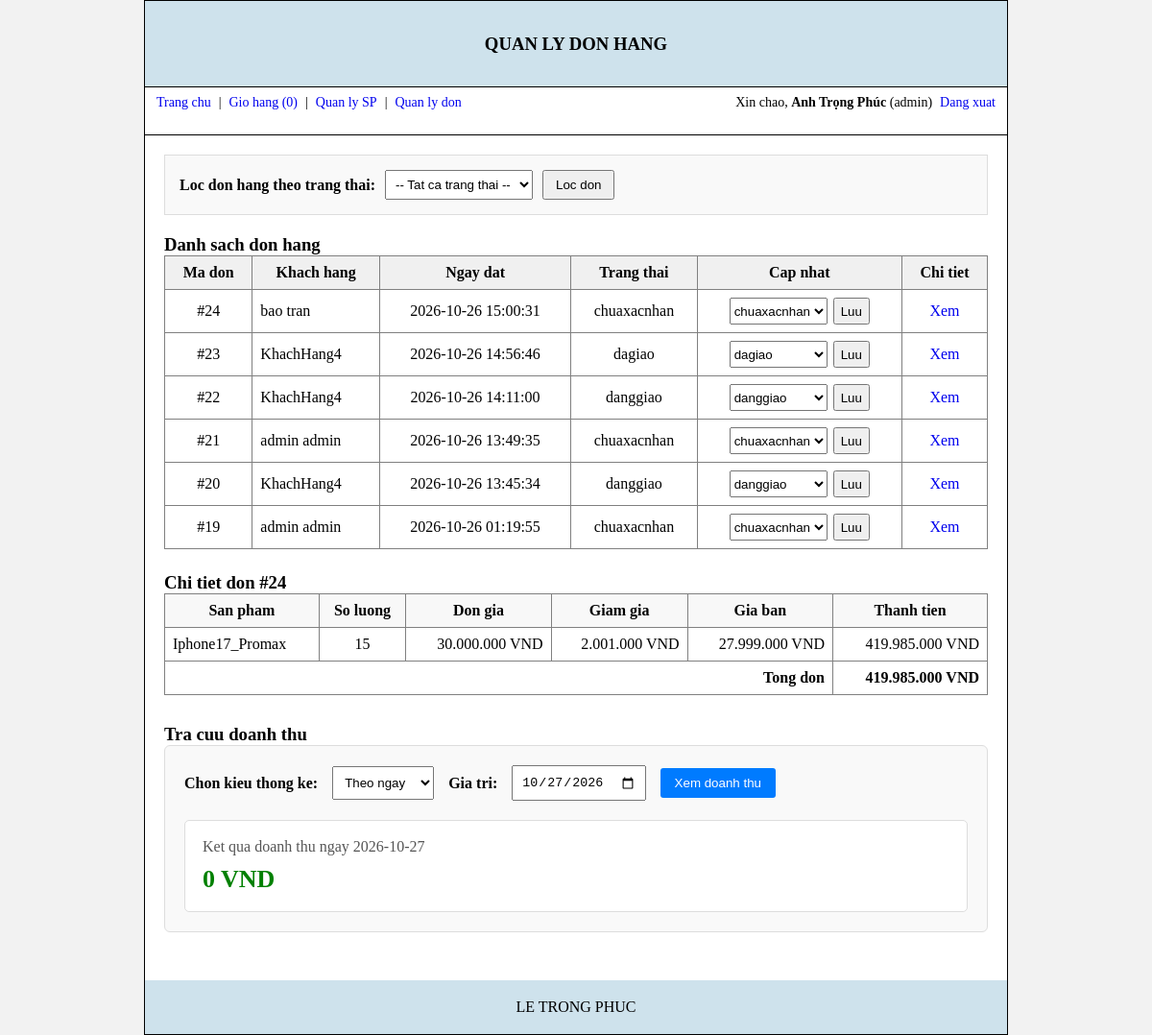
/admin_quanly.php?iddh=24 (signed in), run on the app's committed database.
### tables this page shows
CREATE TABLE `dathang` (
  `iddh` int(10) NOT NULL auto_increment,
  `idkh` varchar(10) default NULL,
  `id_nhanvien` varchar(10) default NULL,
  `ngaydatdathang` datetime default NULL,
  `thietlaplayngaygiaomacdinh` date default NULL,
  `trangthai` varchar(20) default 'chuaxacnhan',
  PRIMARY KEY  (`iddh`),
  KEY `idkh` (`idkh`)
);

CREATE TABLE `khachhang` (
  `idkh` varchar(10) NOT NULL,
  `email` varchar(50) NOT NULL,
  `password` varchar(50) NOT NULL,
  `hodem` varchar(50) default NULL,
  `ten` varchar(50) default NULL,
  `diachi` varchar(100) default NULL,
  `diachinhanhang` varchar(100) default NULL,
  `dienthoai` varchar(15) default NULL,
  PRIMARY KEY  (`idkh`)
);

CREATE TABLE `dathang_chitiet` (
  `iddh` varchar(10) NOT NULL,
  `idsp` varchar(10) NOT NULL,
  `soluong` int(11) NOT NULL,
  `dongia` decimal(10,2) NOT NULL,
  `giamgia` decimal(10,2) default '0.00',
  PRIMARY KEY  (`iddh`,`idsp`)
);

CREATE TABLE `sanpham` (
  `idsp` int(11) NOT NULL auto_increment,
  `ten` varchar(255) default NULL,
  `gia` int(11) default NULL,
  `mota` text,
  `idcty` int(11) default NULL,
  `giamgia` int(11) default '0',
  `hinh` varchar(255) default NULL,
  PRIMARY KEY  (`idsp`)
);

### classtmdt/clskhachhang.php (called while the page is built, shortened)
<?php
class khachhang extends csdltmdt
{
public function XemDanhSachDonHangTheoTrangThai($trangthai = 'all')
{
    $conn = $this->connect();
    $sql = "SELECT dh.*, kh.hodem, kh.ten,
                   kh.diachinhanhang, kh.dienthoai
            FROM dathang dh
            LEFT JOIN khachhang kh ON dh.idkh = kh.idkh";
    $sql .= " ORDER BY dh.iddh DESC";
    $kq = $conn->query($sql);
    return $kq;
}
    public function XemChiTietDonHang($iddh)
    {
        $conn = $this->connect();
        $iddh = intval($iddh);
        $sql = "SELECT ct.*, sp.ten, (ct.dongia - ct.giamgia) as giaban
                FROM dathang_chitiet ct
                LEFT JOIN sanpham sp ON ct.idsp = sp.idsp
                WHERE ct.iddh = $iddh";
        return $conn->query($sql);
    }
    public function TinhDoanhThuTheoNgayCuThe($ngay)
    {
        $conn = $this->connect();
        $ngay = mysqli_real_escape_string($conn, trim($ngay));
        $sql = "SELECT SUM(ct.soluong * (ct.dongia - ct.giamgia)) as doanhthu
                FROM dathang dh
                JOIN dathang_chitiet ct ON dh.iddh = ct.iddh
                WHERE LOWER(TRIM(dh.trangthai)) NOT IN ('dahuy', 'đã hủy', 'da huy', 'đã huỷ')
                AND DATE(dh.ngaydatdathang) = '$ngay'";
        $kq = $conn->query($sql);
        if ($kq && $row = $kq->fetch_assoc()) {
            return $row['doanhthu'] ? $row['doanhthu'] : 0;
        }
        return 0;
    }
}
?>

### admin_quanly.php (the view, shortened to what this page needs)
<?php
include("classtmdt/clskhachhang.php");
$p = new khachhang();
function layTenHienThi($user)
{
    $hoDem = trim(isset($user['hodem']) ? $user['hodem'] : '');
    $ten = trim(isset($user['ten']) ? $user['ten'] : '');
    return $hoDem . ' ' . $ten;
}
$isAdmin = isset($_SESSION['user']) && isset($_SESSION['user']['phanquyen']) && $_SESSION['user']['phanquyen'] === 'admin';
$soLuongGioHang = 0;
$iddhXem = isset($_GET['iddh']) ? intval($_GET['iddh']) : 0;
$trangThaiLoc = isset($_GET['trangthai_loc']) ? trim($_GET['trangthai_loc']) : 'all';
$loaiTk = isset($_GET['loai_tk']) ? trim($_GET['loai_tk']) : 'ngay';
$giaTriTk = isset($_GET['giatri_tk']) ? trim($_GET['giatri_tk']) : date('Y-m-d');
$ketQuaDoanhThu = null;
$dsDon = false;
$ctDon = false;
if ($isAdmin) {
    $dsDon = $p->XemDanhSachDonHangTheoTrangThai($trangThaiLoc);
    if ($iddhXem > 0) {
        $ctDon = $p->XemChiTietDonHang($iddhXem);
    }
    if ($loaiTk === 'ngay') {
        $ketQuaDoanhThu = $p->TinhDoanhThuTheoNgayCuThe($giaTriTk);
    } elseif ($loaiTk === 'thang') {
        if ($giaTriTk === '') $giaTriTk = date('Y-m');
        $ketQuaDoanhThu = $p->TinhDoanhThuTheoThangCuThe($giaTriTk);
    } elseif ($loaiTk === 'nam') {
        if ($giaTriTk === '') $giaTriTk = date('Y');
        $ketQuaDoanhThu = $p->TinhDoanhThuTheoNamCuThe($giaTriTk);
    }
}
?>
<!DOCTYPE html>
<html lang="vi">
<head>
    <link rel="stylesheet" href="style/css/style.css">
</head>
<body>
<div class="container" style="max-width: 1200px; margin: auto;">
    <div class="header"><h3>QUAN LY DON HANG</h3></div>
    <div class="nav">
        <div class="nav-inner">
            <div class="nav-left">
                <a href="index.php">Trang chu</a>
                <span>|</span>
                <a href="giohang.php">Gio hang (<?php echo $soLuongGioHang; ?>)</a>
                <span>|</span>
                <a href="quanlysanpham.php">Quan ly SP</a>
                <span>|</span>
                <a href="admin_quanly.php">Quan ly don</a>
            </div>
            <div class="nav-right">
                <?php if (isset($_SESSION['user'])) {
                    $hoTen = layTenHienThi($_SESSION['user']);
                    echo '<div class="nav-user">';
                    echo '<span>Xin chao, <strong>' . htmlspecialchars($hoTen) . '</strong> (' . htmlspecialchars($_SESSION['user']['phanquyen']) . ')</span>';
                    echo '<a href="admin_quanly.php?act=logout">Dang xuat</a>';
                    echo '</div>';
                } else { ?>
                    <div class="auth-links">
                        <a class="btn-auth" href="login.php?return=admin_quanly.php">Dang nhap</a>
                    </div>
                <?php } ?>
            </div>
        </div>
    </div>
    <div style="padding:20px; min-height:650px;">
        <?php
        if (!$isAdmin) {
            echo '<p>Trang nay chi danh cho admin. Vui long dang nhap tai khoan admin de quan ly don hang.</p>';
        } else {
            ?>
            <div style="background: #f9f9f9; padding: 15px; margin-bottom: 20px; border: 1px solid #ddd;">
                <form method="get" action="admin_quanly.php" style="display: flex; gap: 10px; align-items: center;">
                    <label><strong>Loc don hang theo trang thai:</strong></label>
                    <select name="trangthai_loc" style="padding: 6px;">
                        <option value="all" <?php if($trangThaiLoc=='all') echo 'selected'; ?>>-- Tat ca trang thai --</option>
                    </select>
                    <input type="submit" value="Loc don" style="padding: 6px 12px; cursor: pointer;">
                </form>
            </div>
            <h3>Danh sach don hang</h3>
            <?php
            if ($dsDon && $dsDon->num_rows > 0) {
                echo '<table style="width:100%; border-collapse:collapse; margin-bottom:20px;" border="1" cellpadding="8">';
                echo '<tr style="background:#f0f0f0;"><th>Ma don</th><th>Khach hang</th><th>Ngay dat</th><th>Trang thai</th><th>Cap nhat</th><th>Chi tiet</th></tr>';
                while ($don = $dsDon->fetch_assoc()) {
                    $hoDem = trim(isset($don['hodem']) ? $don['hodem'] : '');
$ten = trim(isset($don['ten']) ? $don['ten'] : '');
$hoTenKh = trim($hoDem . ' ' . $ten);
                    echo '<tr>';
                    echo '<td style="text-align:center;">#' . intval($don['iddh']) . '</td>';
                    echo '<td>' . htmlspecialchars($hoTenKh) . '</td>';
                    echo '<td style="text-align:center;">' . htmlspecialchars($don['ngaydatdathang']) . '</td>';
                    echo '<td style="text-align:center;">' . htmlspecialchars($don['trangthai']) . '</td>';
                    echo '<td style="text-align:center;">';
                    echo '<form method="post" action="admin_quanly.php" style="display:flex; gap:6px; justify-content:center; align-items:center;">';
                    echo '<select name="trangthai" style="height:28px;">';
                    $trangThaiList = array('chuaxacnhan', 'daxacnhan', 'danggiao', 'dagiao', 'dahuy');
                    foreach ($trangThaiList as $tt) {
                        $selected = (trim($don['trangthai']) === $tt) ? ' selected' : '';
                        echo '<option value="' . $tt . '"' . $selected . '>' . $tt . '</option>';
                    }
                    echo '</select>';
                    echo '<input type="submit" name="btnCapNhatTrangThai" value="Luu" style="height:28px; cursor:pointer;">';
                    echo '</form>';
                    echo '</td>';
                    echo '<td style="text-align:center;"><a href="admin_quanly.php?iddh=' . intval($don['iddh']) . '">Xem</a></td>';
                    echo '</tr>';
                }
                echo '</table>';
            } else {
                echo '<p>Khong co don hang nao phu hop với trang thai này.</p>';
            }
            if ($ctDon && $ctDon->num_rows > 0) {
                echo '<h3 style="margin-top:24px;">Chi tiet don #' . $iddhXem . '</h3>';
                echo '<table style="width:100%; border-collapse:collapse; margin-bottom:30px;" border="1" cellpadding="8">';
                echo '<tr style="background:#f8f8f8;"><th>San pham</th><th>So luong</th><th>Don gia</th><th>Giam gia</th><th>Gia ban</th><th>Thanh tien</th></tr>';
                $tong = 0;
                while ($ct = $ctDon->fetch_assoc()) {
                    $giaBan = intval($ct['giaban']);
                    $thanhTien = $giaBan * intval($ct['soluong']);
                    $tong += $thanhTien;
                    echo '<tr>';
                    echo '<td>' . htmlspecialchars($ct['ten']) . '</td>';
                    echo '<td style="text-align:center;">' . intval($ct['soluong']) . '</td>';
                    echo '<td style="text-align:right;">' . number_format($ct['dongia'], 0, ',', '.') . ' VND</td>';
                    echo '<td style="text-align:right;">' . number_format($ct['giamgia'], 0, ',', '.') . ' VND</td>';
                    echo '<td style="text-align:right;">' . number_format($giaBan, 0, ',', '.') . ' VND</td>';
                    echo '<td style="text-align:right;">' . number_format($thanhTien, 0, ',', '.') . ' VND</td>';
                    echo '</tr>';
                }
                echo '<tr><td colspan="5" style="text-align:right;"><strong>Tong don</strong></td><td style="text-align:right;"><strong>' . number_format($tong, 0, ',', '.') . ' VND</strong></td></tr>';
                echo '</table>';
            }
            ?>
<h3 style="margin-top:30px;">Tra cuu doanh thu</h3>
<div style="background:#f9f9f9; padding:20px; border:1px solid #ddd; margin-bottom:30px; border-radius:6px;">
    <form method="get" action="admin_quanly.php"
          style="display:flex; gap:15px; align-items:center; flex-wrap:wrap;">
        <label><strong>Chon kieu thong ke:</strong></label>
        <select name="loai_tk" id="loai_tk"
                onchange="doiKieuNgay()" style="padding:8px;">
            <option value="ngay" <?php if ($loaiTk == 'ngay') echo 'selected'; ?>>Theo ngay</option>
        </select>
        <label><strong>Gia tri:</strong></label>
        <input type="<?php echo ($loaiTk == 'ngay') ? 'date' : (($loaiTk == 'thang') ? 'month' : 'number'); ?>"
               name="giatri_tk" id="giatri_tk"
               value="<?php echo htmlspecialchars($giaTriTk); ?>"
               <?php if ($loaiTk == 'nam') echo 'min="2000" max="2100"'; ?>
               style="padding:8px;" required>
        <input type="submit" value="Xem doanh thu"
               style="padding:8px 15px; background:#007bff; color:white; border:none; cursor:pointer; border-radius:3px;">
    </form>
    <div style="margin-top:20px; padding:18px; background:white; border:1px solid #ddd; border-radius:5px;">
        <div style="margin-bottom:10px; color:#555;">
            <?php
            if ($loaiTk == 'ngay') {
                echo 'Ket qua doanh thu ngay ' . htmlspecialchars($giaTriTk);
            } elseif ($loaiTk == 'thang') {
                echo 'Ket qua doanh thu thang ' . htmlspecialchars($giaTriTk);
            } else {
                echo 'Ket qua doanh thu nam ' . htmlspecialchars($giaTriTk);
            }
            ?>
        </div>
        <strong style="color:green; font-size:26px;">
            <?php echo number_format((float)$ketQuaDoanhThu, 0, ',', '.') . ' VND'; ?>
        </strong>
    </div>
</div>
            <?php
        }
        ?>
    </div>
    <div class="footer">LE TRONG PHUC</div>
</div>
</body>
</html>

### style/css/style.css (style rules this page uses)
body { background: #f2f2f2; font-family: "Times New Roman", serif; }
.container { width: 900px; min-height: 0; margin: 20px auto; border: 0.5px solid black; background: #fff; }
.header { width: 100%; height: 90px; background-color: rgb(206, 226, 236); text-align: center; line-height: 90px; border-bottom: 0.5px solid black; }
.nav { width: 100%; min-height: 50px; padding: 8px 12px; border-bottom: 0.5px solid black; font-size: 14px; }
.nav-inner { display: flex; justify-content: space-between; align-items: center; gap: 10px; flex-wrap: wrap; }
.nav-left { display: flex; align-items: center; gap: 8px; flex-wrap: wrap; }
.nav-right { margin-left: auto; }
.nav-user { display: flex; align-items: center; gap: 8px; flex-wrap: wrap; }
a { text-decoration: none; }
.footer { width: 100%; height: 56px; background-color: rgb(206, 226, 236); clear: both; text-align: center; line-height: 56px; }

### data on the page
dathang: iddh "24", idkh.ten "bao tran", ngaydatdathang "2026-10-26 15:00:31", trangthai "chuaxacnhan"
dathang: iddh "23", idkh.ten "KhachHang4", ngaydatdathang "2026-10-26 14:56:46", trangthai "dagiao"
dathang: iddh "22", idkh.ten "KhachHang4", ngaydatdathang "2026-10-26 14:11:00", trangthai "danggiao"
dathang: iddh "21", idkh.ten "admin admin", ngaydatdathang "2026-10-26 13:49:35", trangthai "chuaxacnhan"
dathang: iddh "20", idkh.ten "KhachHang4", ngaydatdathang "2026-10-26 13:45:34", trangthai "danggiao"
dathang: iddh "19", idkh.ten "admin admin", ngaydatdathang "2026-10-26 01:19:55", trangthai "chuaxacnhan"
dathang_chitiet: sanpham.ten "Iphone17_Promax", soluong "15", dongia "30.000.000", giamgia "2.001.000", giaBan "27.999.000", thanhTien "419.985.000"

### other printed values
$soLuongGioHang "0"
$hoTen "Anh Trọng Phúc"
$_SESSION['user']['phanquyen'] "admin"
$iddhXem "24"
$tong "419.985.000"
$giaTriTk "2026-10-27"
$ketQuaDoanhThu "0"
form field trangthai "chuaxacnhan"
form field trangthai "dagiao"
form field trangthai "danggiao"
